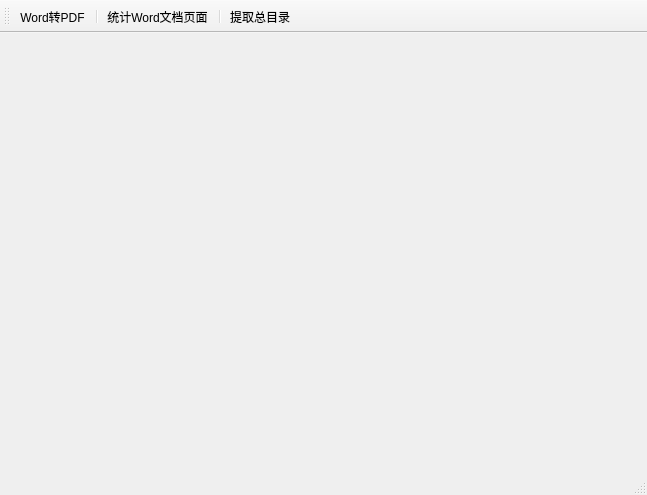
<?xml version="1.0" encoding="UTF-8"?>
<ui version="4.0">
 <class>MainWindow</class>
 <widget class="QMainWindow" name="MainWindow">
  <property name="geometry">
   <rect>
    <x>0</x>
    <y>0</y>
    <width>647</width>
    <height>495</height>
   </rect>
  </property>
  <property name="windowTitle">
   <string>MainWindow</string>
  </property>
  <widget class="QWidget" name="centralwidget"/>
  <widget class="QMenuBar" name="menubar">
   <property name="geometry">
    <rect>
     <x>0</x>
     <y>0</y>
     <width>647</width>
     <height>21</height>
    </rect>
   </property>
  </widget>
  <widget class="QStatusBar" name="statusbar"/>
  <widget class="QToolBar" name="toolBar">
   <property name="windowTitle">
    <string>toolBar</string>
   </property>
   <attribute name="toolBarArea">
    <enum>TopToolBarArea</enum>
   </attribute>
   <attribute name="toolBarBreak">
    <bool>false</bool>
   </attribute>
   <addaction name="actionWord_PDF"/>
   <addaction name="separator"/>
   <addaction name="action_Word"/>
   <addaction name="separator"/>
   <addaction name="action_list"/>
  </widget>
  <action name="actionWord_PDF">
   <property name="text">
    <string>Word转PDF</string>
   </property>
   <property name="toolTip">
    <string>&lt;body&gt;&lt;p&gt;WordToPDF&lt;/p&gt;&lt;/body&gt;</string>
   </property>
  </action>
  <action name="action_Word">
   <property name="text">
    <string>统计Word文档页面</string>
   </property>
   <property name="toolTip">
    <string>&lt;html&gt;&lt;head/&gt;&lt;body&gt;&lt;p&gt;统计Word文档页码&lt;/p&gt;&lt;/body&gt;&lt;/html&gt;</string>
   </property>
  </action>
  <action name="action_list">
   <property name="text">
    <string>提取总目录</string>
   </property>
   <property name="toolTip">
    <string>&lt;html&gt;&lt;head/&gt;&lt;body&gt;&lt;p&gt;提取总目录&lt;/p&gt;&lt;/body&gt;&lt;/html&gt;</string>
   </property>
  </action>
 </widget>
 <resources/>
 <connections/>
</ui>
